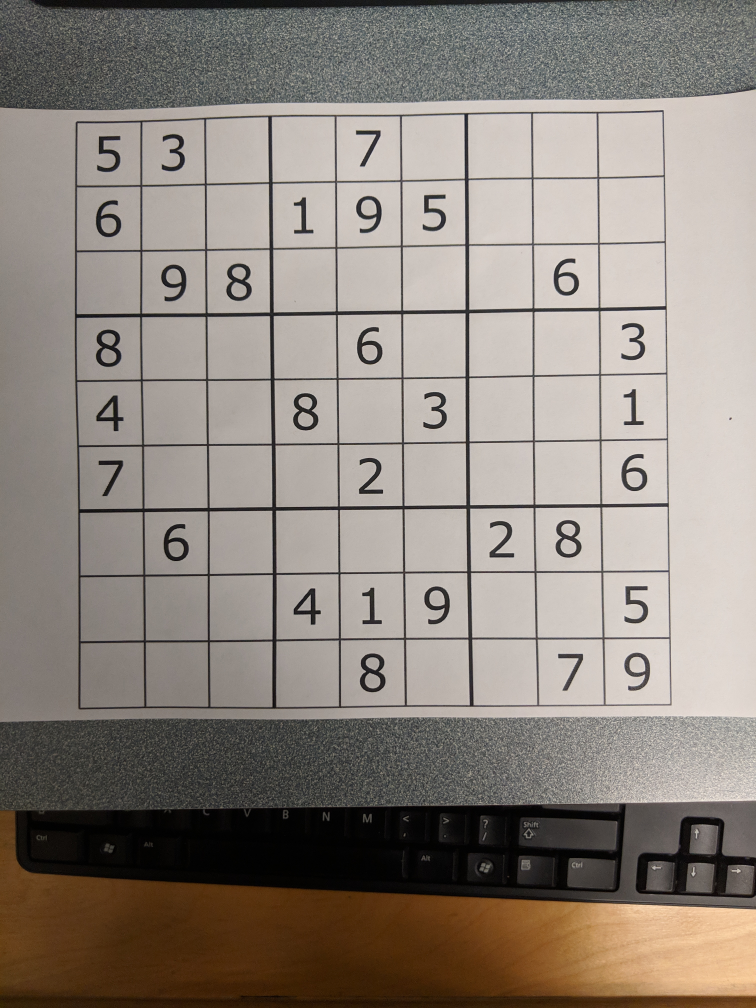
#> input picture assets/c1.jpg, 3024 x 4032 px, given in place of sudoku.mp4, which was not available (shown at 1/4 size)
$ python corners.py
#> lines starting #> are read from the running program, lines starting #| are printed output that depends on the picture; after the words box and inside, x2 and y2 are one past the last pixel; in counts of white or black regions, pixels touching at a corner belong together; pictures that were not available may be replaced by others from this repository, and a replacement may not be noted
import cv2
import numpy as np


# [5 lines left out: function show, not called in this run]


def process(img):
    kernel = cv2.getStructuringElement(cv2.MORPH_RECT, (2, 2))
    greyscale = img if len(img.shape) == 2 else cv2.cvtColor(img, cv2.COLOR_BGR2GRAY)
    denoise = cv2.GaussianBlur(greyscale, (9, 9), 0)
    thresh = cv2.adaptiveThreshold(
        denoise, 255, cv2.ADAPTIVE_THRESH_GAUSSIAN_C, cv2.THRESH_BINARY, 11, 2
    )
    inverted = cv2.bitwise_not(thresh, 0)
    morph = cv2.morphologyEx(inverted, cv2.MORPH_OPEN, kernel)
    return cv2.dilate(morph, kernel, iterations=1)


def get_corners(img):
    contours, hire = cv2.findContours(img, cv2.RETR_EXTERNAL, cv2.CHAIN_APPROX_SIMPLE)
    contours = sorted(contours, key=lambda x: cv2.contourArea(x), reverse=True)
    largest_contour = np.squeeze(contours[0])

    sums = [sum(i) for i in largest_contour]
    differences = [i[0] - i[1] for i in largest_contour]

    top_left = np.argmin(sums)
    top_right = np.argmax(differences)
    bottom_left = np.argmax(sums)
    bottom_right = np.argmin(differences)

    return [
        largest_contour[top_left],
        largest_contour[top_right],
        largest_contour[bottom_left],
        largest_contour[bottom_right],
    ]


def display_points(in_img, points, radius=20, color=(0, 0, 255)):
    # https://gist.github.com/mineshpatel1/22e86200eee86ebe3e221343b26fc3f3#file-display_points-py
    img = in_img.copy()

    # Dynamically change to a color image if necessary
    if len(color) == 3:
        if len(img.shape) == 2:
            img = cv2.cvtColor(img, cv2.COLOR_GRAY2BGR)
        elif img.shape[2] == 1:
            img = cv2.cvtColor(img, cv2.COLOR_GRAY2BGR)

    for point in points:
        img = cv2.circle(img, tuple(int(x) for x in point), radius, color, -1)
    return img


def main(path, out_path, framerate, dims):
#> called with path = 'sudoku.mp4', out_path = 'corners.avi', framerate = 30, dims = (1920, 1080)
    cap = cv2.VideoCapture(path)

    fourcc = cv2.VideoWriter_fourcc(*"XVID")
    out = cv2.VideoWriter(out_path, fourcc, framerate, dims)

    while True:
        # Capture frame-by-frame
        ret, frame = cap.read()
#> frame is the input picture: shape (4032, 3024, 3); mean B, G, R 125.5, 133.6, 142.2

        if frame is None:
            break

        processed = process(frame)
#> in process, `greyscale = img if len(img.shape) == 2 else cv2.cvtColor(img, cv2.COLO..`:
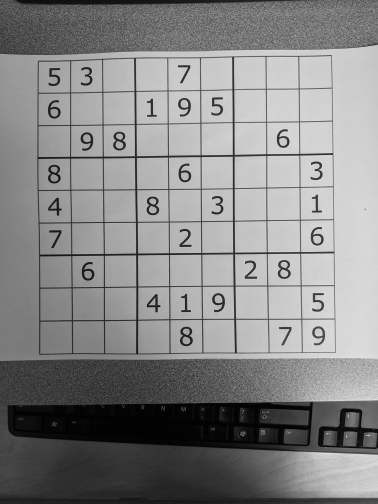
#> greyscale: shape (4032, 3024) (shown at 1/8 size); min 0, max 252, mean 135.2
#> in process, `thresh = cv2.adaptiveThreshold( denoise, 255, cv2.ADAPTIVE_THRESH_GAUS..`:
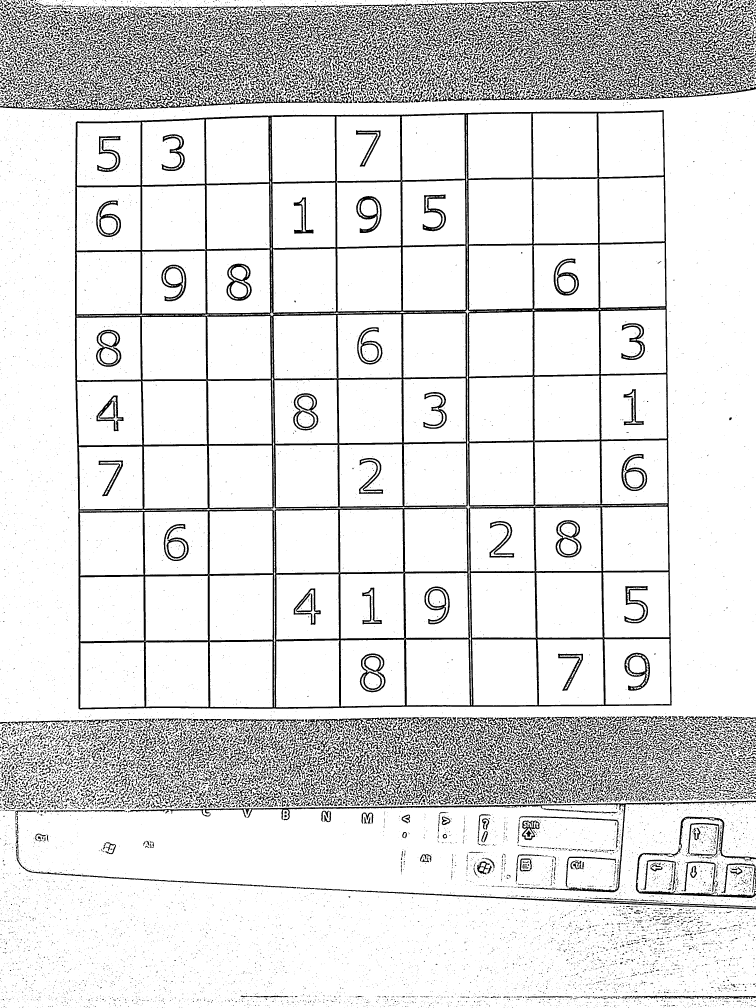
#> thresh: shape (4032, 3024) (shown at 1/4 size); 87.5% white; 16402 black regions (11492 under 20 px), largest, box (x1, y1, x2, y2) and area: (299, 440, 2687, 2838) 365081, (2277, 188, 3024, 398) 22098, (512, 3202, 3024, 3569) 20629
#> in process, `inverted = cv2.bitwise_not(thresh, 0)`:
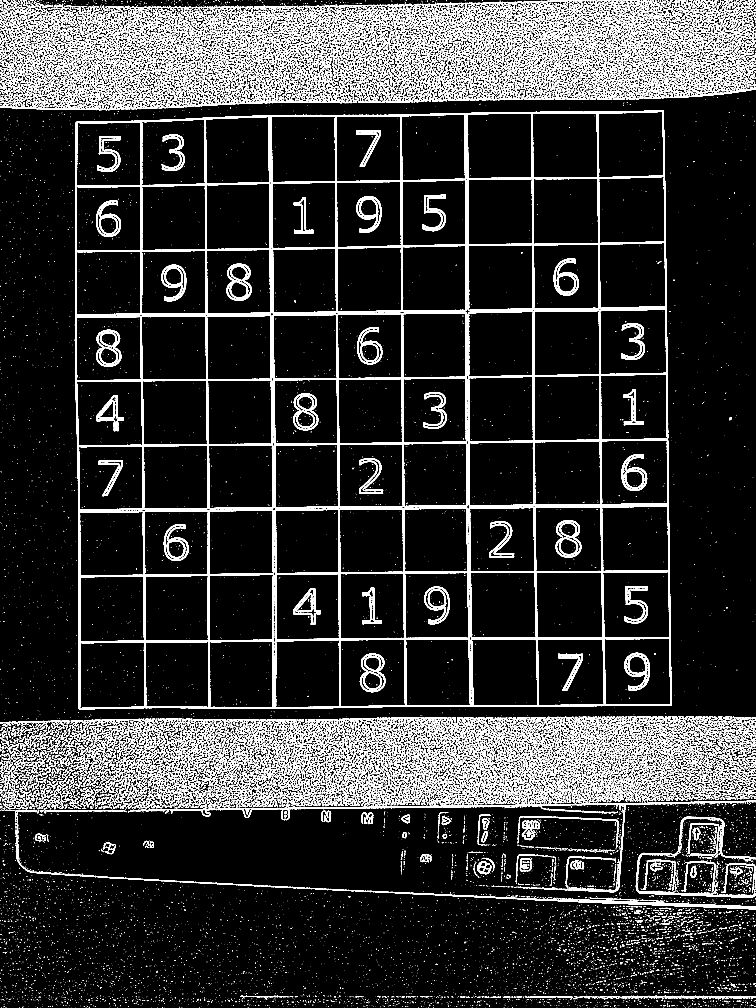
#> inverted: shape (4032, 3024) (shown at 1/4 size); 12.5% white; 16402 white regions (11492 under 20 px), largest, box (x1, y1, x2, y2) and area: (299, 440, 2687, 2838) 365081, (2277, 188, 3024, 398) 22098, (512, 3202, 3024, 3569) 20629
#> in process, `morph = cv2.morphologyEx(inverted, cv2.MORPH_OPEN, kernel)`:
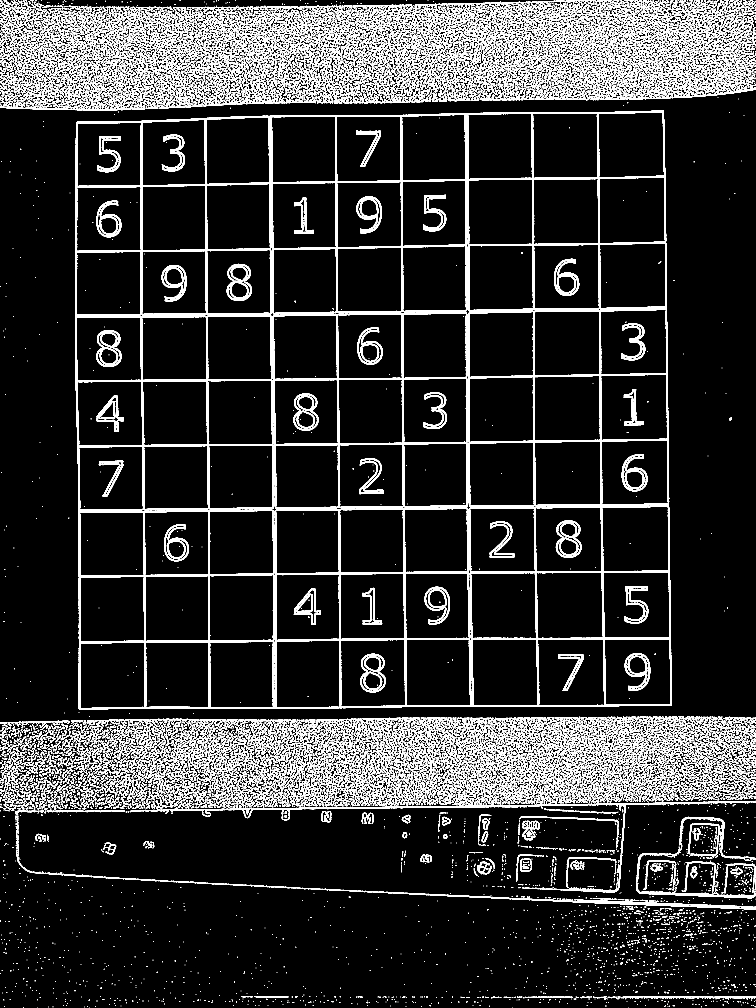
#> morph: shape (4032, 3024) (shown at 1/4 size); 12.1% white; 11253 white regions (4018 under 20 px), largest, box (x1, y1, x2, y2) and area: (300, 441, 2688, 2839) 364049, (520, 3203, 3024, 3570) 19715, (1188, 3550, 3024, 3638) 11264
#> in process, `return cv2.dilate(morph, kernel, iterations=1)`:
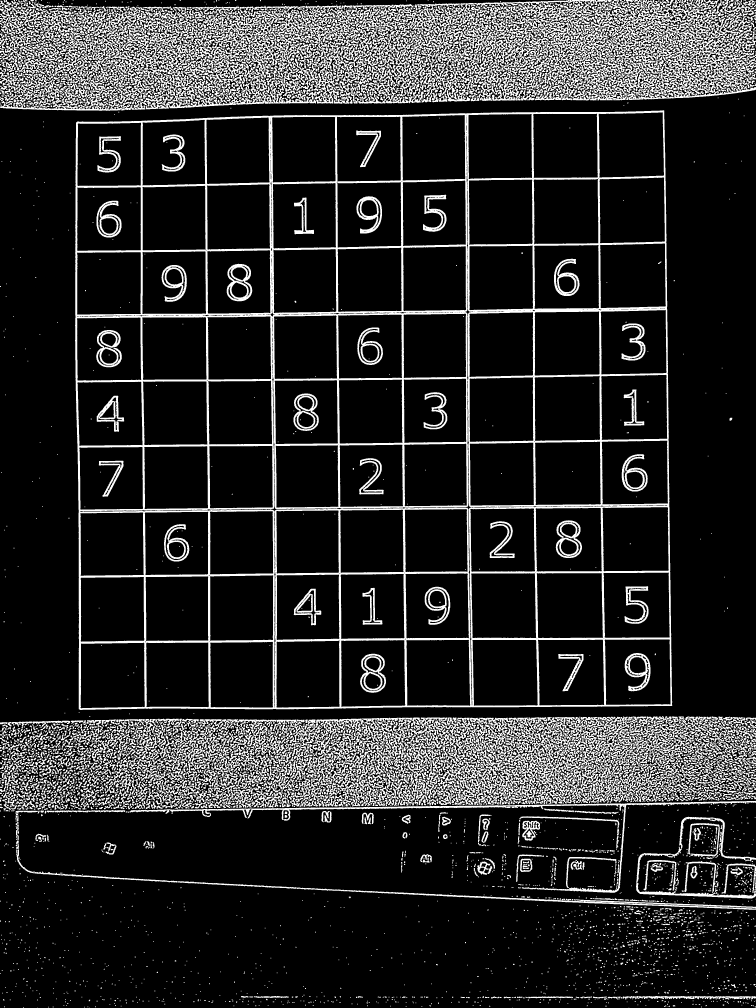
#> returned value: shape (4032, 3024) (shown at 1/4 size); 15.8% white; 6913 white regions (2246 under 20 px)
        corners = get_corners(processed)
#> in get_corners, `contours, hire = cv2.findContours(img, cv2.RETR_EXTERNAL, cv2.CHAIN_AP..`: contours = 6672 contours, 2765 with area under 20; largest, box (x1, y1, x2, y2) and area: (300, 441, 2689, 2840) 5602546, (2088, 0, 3024, 402) 184162, (482, 78, 1167, 439) 34842, (520, 3203, 3024, 3571) 20836, (1565, 102, 1809, 413) 14278
#> in get_corners, `largest_contour = np.squeeze(contours[0])`: largest_contour = 803 pairs, first value 300 to 2688, second value 441 to 2839
#> in get_corners, `sums = [sum(i) for i in largest_contour]`: sums = 803 values, max 5510 at index 615, min 794 at index 223, mean 2896.7
#> in get_corners, `differences = [i[0] - i[1] for i in largest_contour]`: differences = 803 values, max 2214 at index 800, min -2521 at index 468, mean -191.2
#> in get_corners, `top_left = np.argmin(sums)`: top_left = 223
#> in get_corners, `top_right = np.argmax(differences)`: top_right = 800
#> in get_corners, `bottom_left = np.argmax(sums)`: bottom_left = 615
#> in get_corners, `bottom_right = np.argmin(differences)`: bottom_right = 468
#> corners = [[305, 489], [2656, 442], [2687, 2823], [315, 2836]]
        points = display_points(frame, corners)
#> the loop in display_points, `for point in points:` made 4 passes

        out.write(points)
        if cv2.waitKey(1) & 0xFF == ord("q"):
#> (key q is pressed here)
            break

    # When everything done, release the capture
    cap.release()
    cv2.destroyAllWindows()


if __name__ == "__main__":
    main("sudoku.mp4", "corners.avi", 30.0, (1920, 1080))

$ run again, on assets/c2.jpg
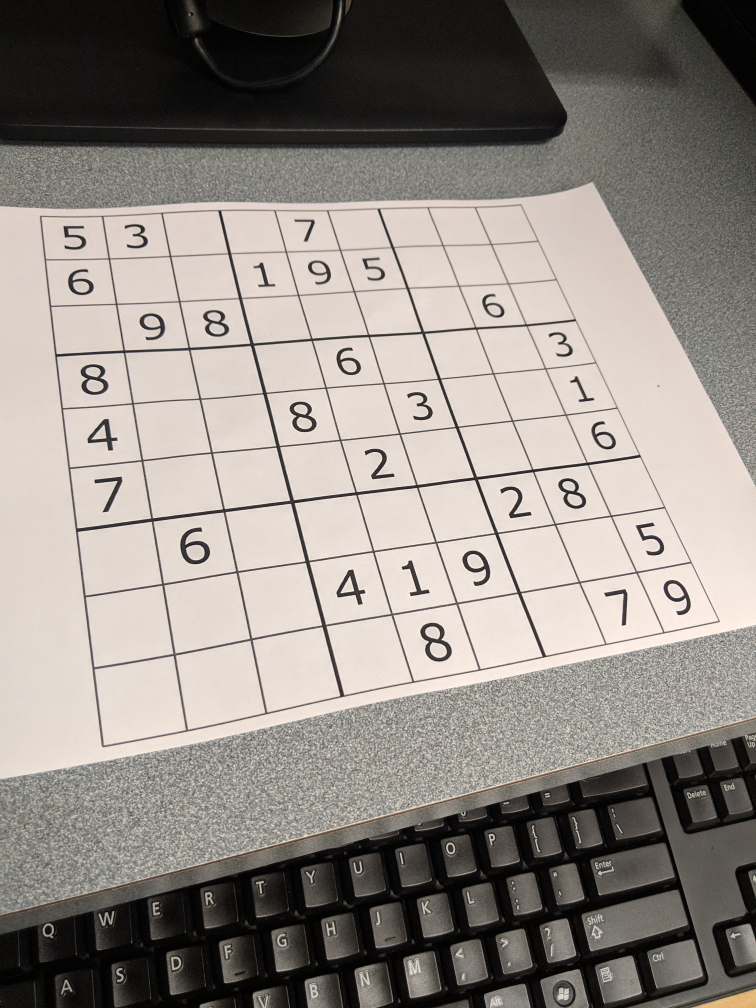
#> input picture assets/c2.jpg, 3024 x 4032 px, given in place of sudoku.mp4, which was not available (shown at 1/4 size)
#> in main, frame is the input picture: shape (4032, 3024, 3); mean B, G, R 134.3, 140.4, 146.8
#> in process, `thresh = cv2.adaptiveThreshold( denoise, 255, cv2.ADAPTIVE_THRESH_GAUS..`:
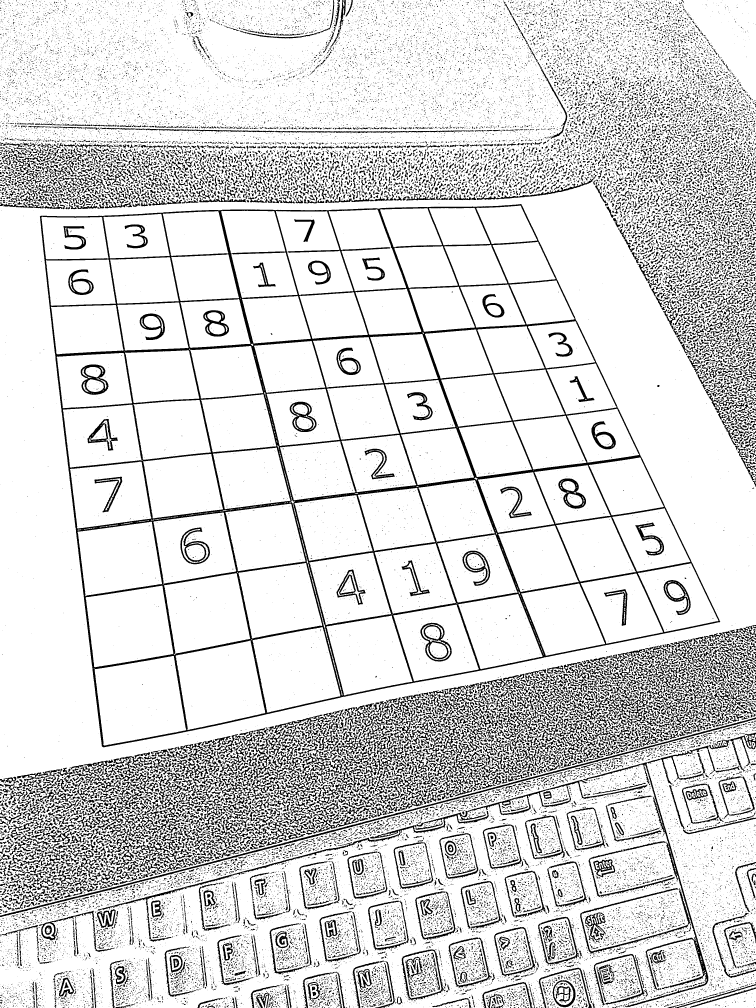
#> thresh: shape (4032, 3024) (shown at 1/4 size); 84.8% white; 38018 black regions (29160 under 20 px), largest, box (x1, y1, x2, y2) and area: (159, 816, 2881, 2989) 287659, (2320, 2931, 3024, 4029) 30785, (390, 3119, 2590, 3768) 22667
#> morph: shape (4032, 3024); 14.3% white; 23031 white regions (12902 under 20 px), largest, box (x1, y1, x2, y2) and area: (161, 817, 2882, 2990) 287429, (392, 3120, 2590, 3644) 20477, (0, 2871, 3024, 3669) 19879
#> in process, `return cv2.dilate(morph, kernel, iterations=1)`:
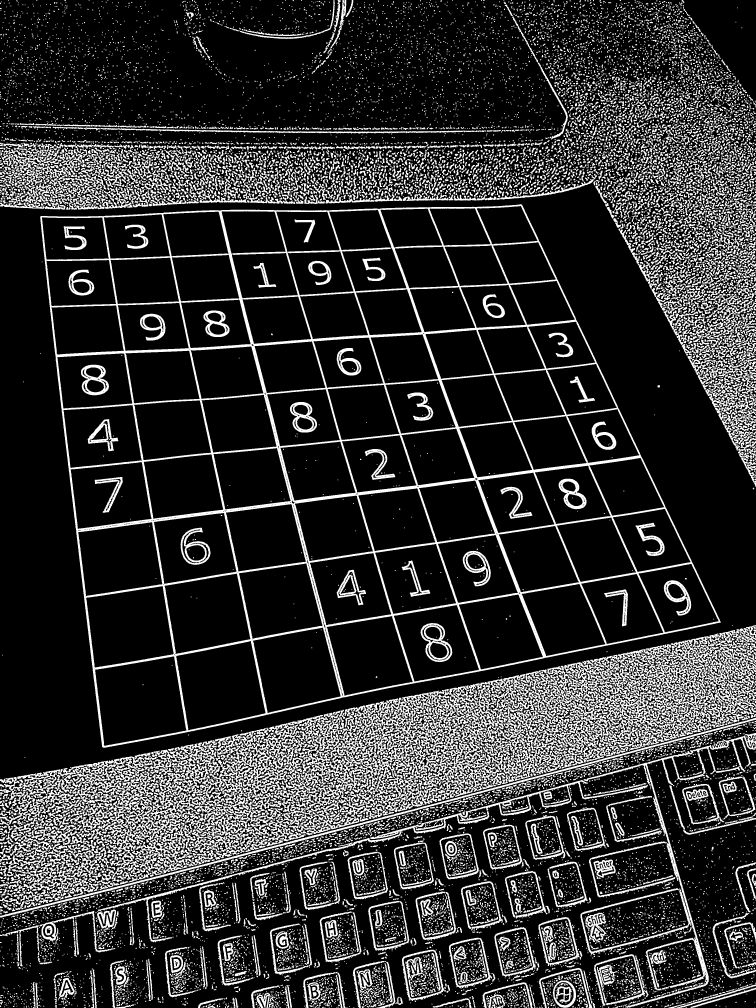
#> returned value: shape (4032, 3024) (shown at 1/4 size); 19% white; 18700 white regions (7979 under 20 px)
#> contours = 17536 contours, 9919 with area under 20; largest, box (x1, y1, x2, y2) and area: (161, 817, 2883, 2991) 4322664, (1681, 2738, 2100, 3208) 43455, (392, 3120, 2591, 3645) 36784, (2544, 2501, 3024, 2930) 36292, (799, 2893, 1211, 3201) 35230
#> largest_contour = 3183 pairs, first value 161 to 2882, second value 817 to 2990
#> sums = 3183 values, max 5371 at index 1699, min 1027 at index 199, mean 3791.9
#> differences = 3183 values, max 1269 at index 3179, min -2578 at index 695, mean -202.1
#> top_left = 199
#> top_right = 3179
#> bottom_left = 1699
#> bottom_right = 695
#> corners = [[162, 865], [2088, 819], [2881, 2490], [408, 2986]]
#> the loop in display_points, `for point in points:` made 4 passes
